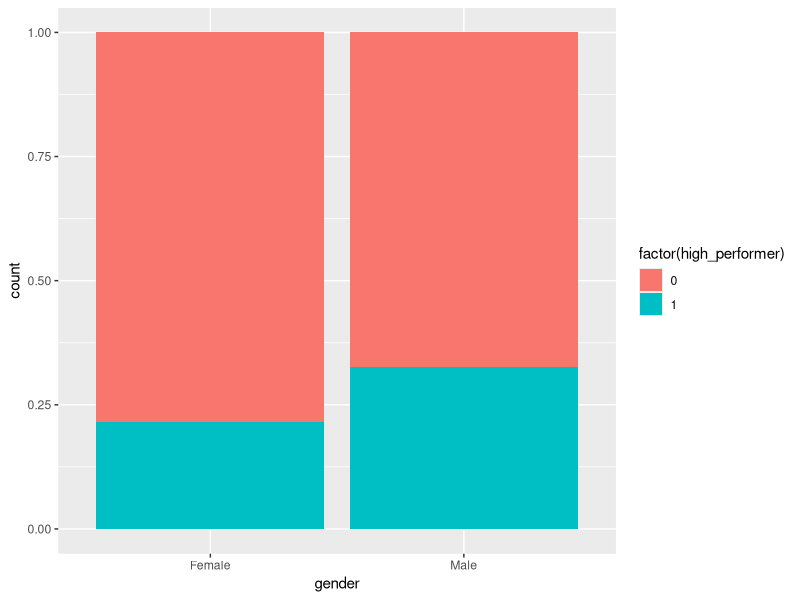
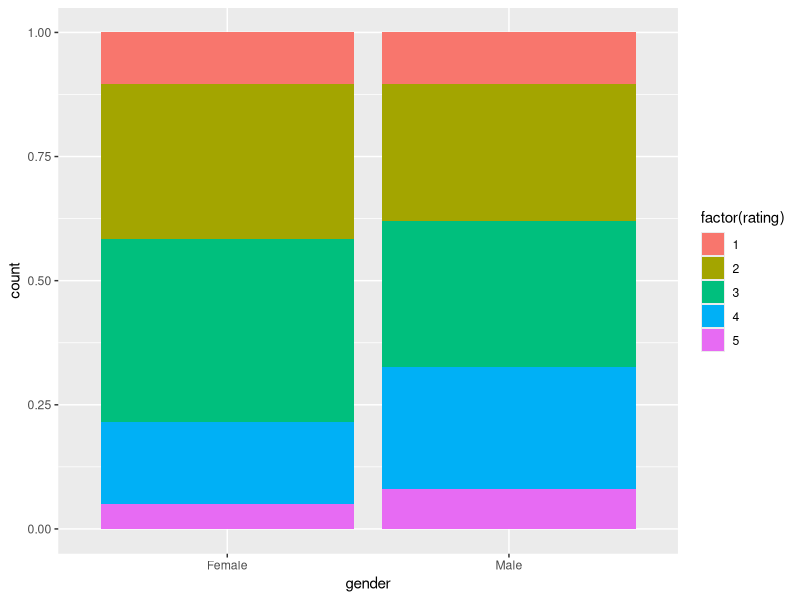
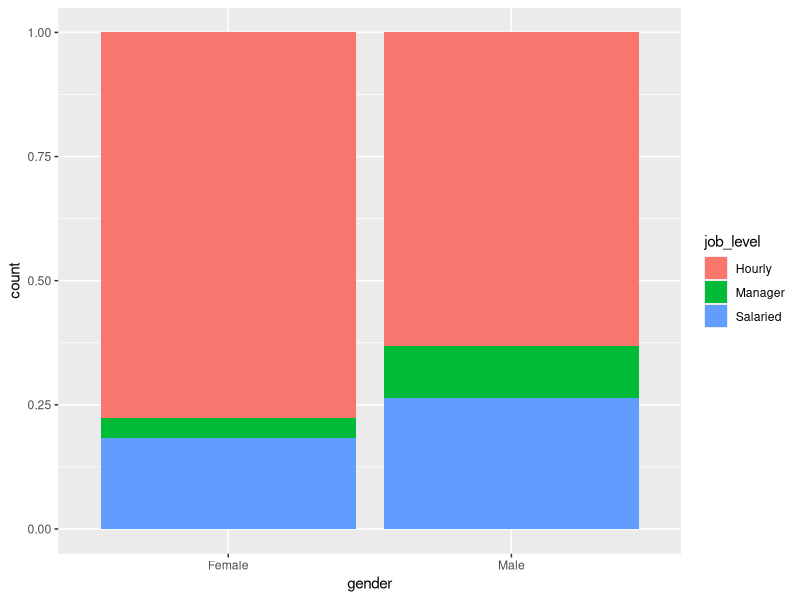
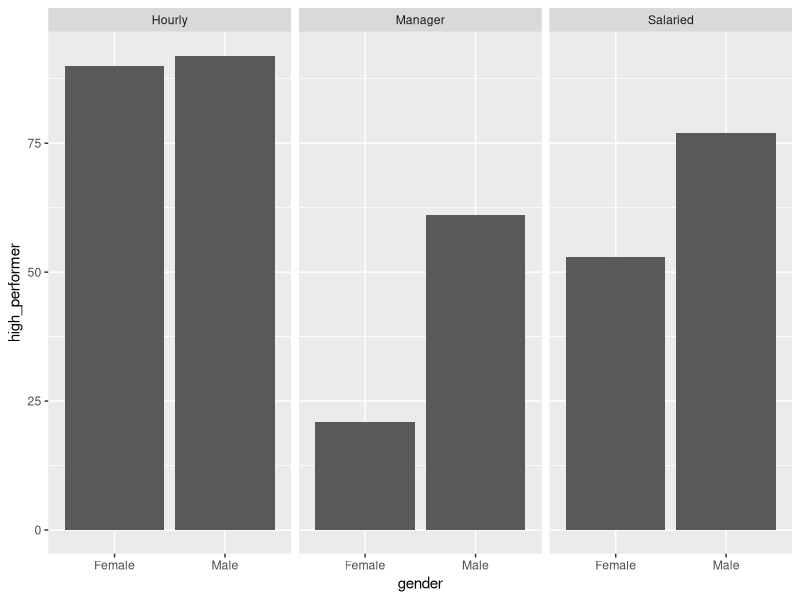

Write R code to recreate these figures, in order.
# Are performance ratings being given consistently?
# Load libraries
libs <- c( "readr", "dplyr", "ggplot2", "tidyr", "broom" )
lapply( libs, library, character.only = TRUE )

# Import the data
hr_data <- read_csv( "Data/hr_data.csv" )
performance_data <- read_csv( "Data/performance_data.csv" )

# Examine the datasets
summary( hr_data )
summary( performance_data )

# Join the two tables
joined_data <- hr_data |>
  left_join( performance_data, by = "employee_id" )

# Examine the result
joined_data |>
  summary()

# Check whether the average performance rating differs by gender 
joined_data |>
  group_by( gender ) |>
  summarize( avg_rating = mean( rating ) )

# Add the high_performer column
performance <- joined_data |>  
  mutate( high_performer = ifelse( rating >= 4, 1, 0 ) )

# Test whether one gender is more likely to be a high performer
chisq.test( performance$gender, performance$high_performer ) |>
  tidy()

# Is the test result significant?
significant <- chisq.test(performance$gender, performance$high_performer) |> 
  tidy() |>
  pull( p.value ) <= 0.05

# Visualize the distribution of high_performer by gender
performance |>
  ggplot( aes( x = gender, fill = factor( high_performer ) ) ) +
  geom_bar( position = "fill" )

# Visualize the distribution of all ratings by gender
performance |>
  ggplot( aes( x = gender, fill = factor( rating ) ) ) +
  geom_bar( position = "fill" )

# Visualize the distribution of job_level by gender
performance |> 
  ggplot( aes( x = gender, fill = job_level ) ) +
  geom_bar( position = "fill" )

# Test whether men and women have different job level distributions
chisq.test( performance$gender, performance$job_level )

# Visualize the distribution of high_performer by gender, faceted by job level
performance |> 
  ggplot( aes( x = gender, y = high_performer ) ) +
  geom_col( ) +
  facet_wrap( ~ job_level )

# Run a simple logistic regression
logistic_simple <- glm( high_performer ~ gender, family = "binomial", data = performance )

# View a tidy version of the result
logistic_simple |>
  tidy()

# Is the result significant?
significant <- logistic_simple |>
  tidy()|>
  filter( term == "genderMale" ) |>
  pull( p.value ) <= 0.05

# Run a multiple logistic regression
logistic_multiple <- glm( high_performer ~ gender + job_level, family = "binomial", data = performance )

# View the result with summary() or tidy()
logistic_multiple |>
  tidy()

# Is the result significant?  
significant <- logistic_multiple |>
  tidy() |>
  filter( term == "genderMale" ) |>
  pull( p.value ) <= 0.05









